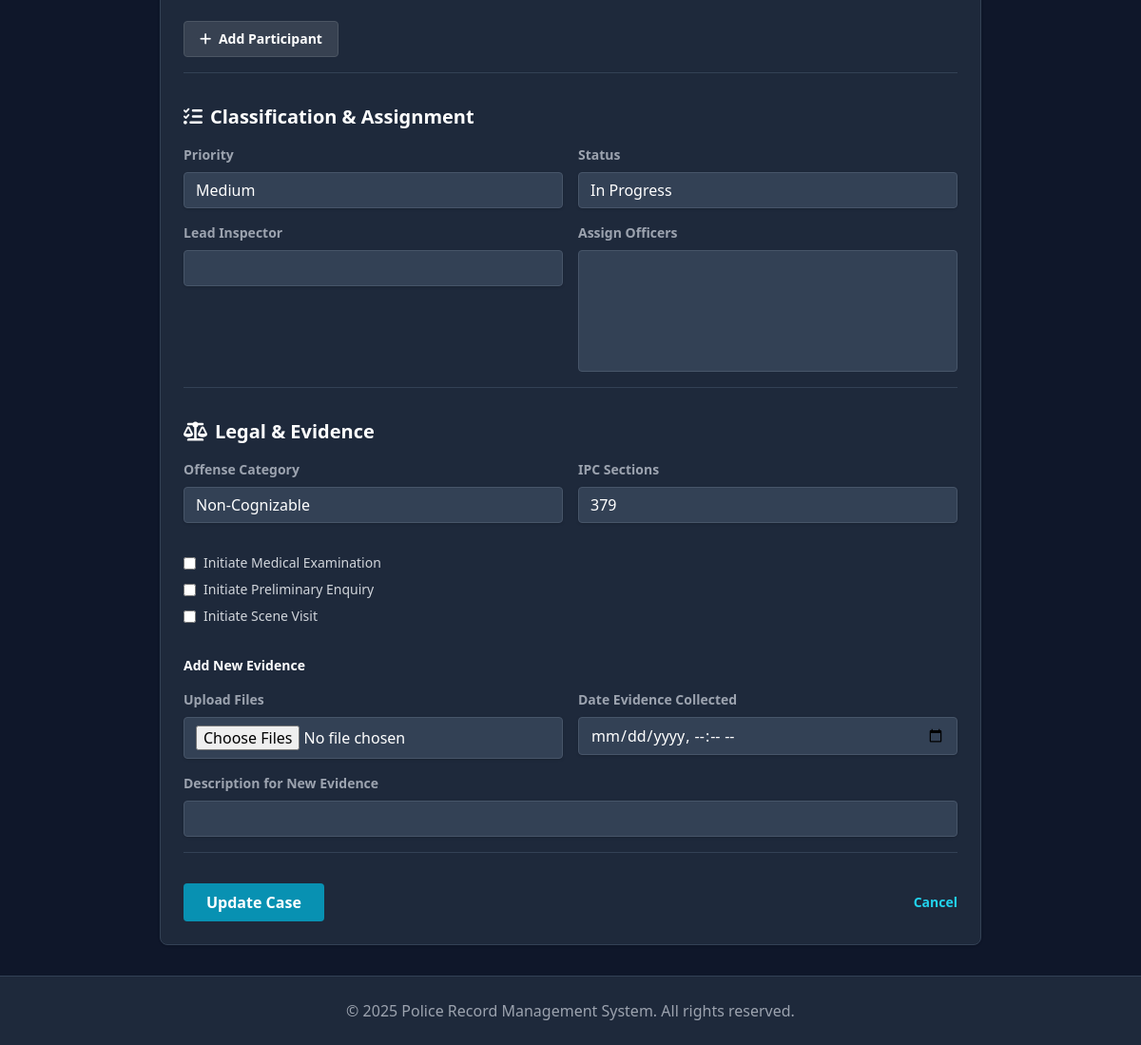
The page /cases/1/edit (signed in, lower part) on the database as committed earlier.
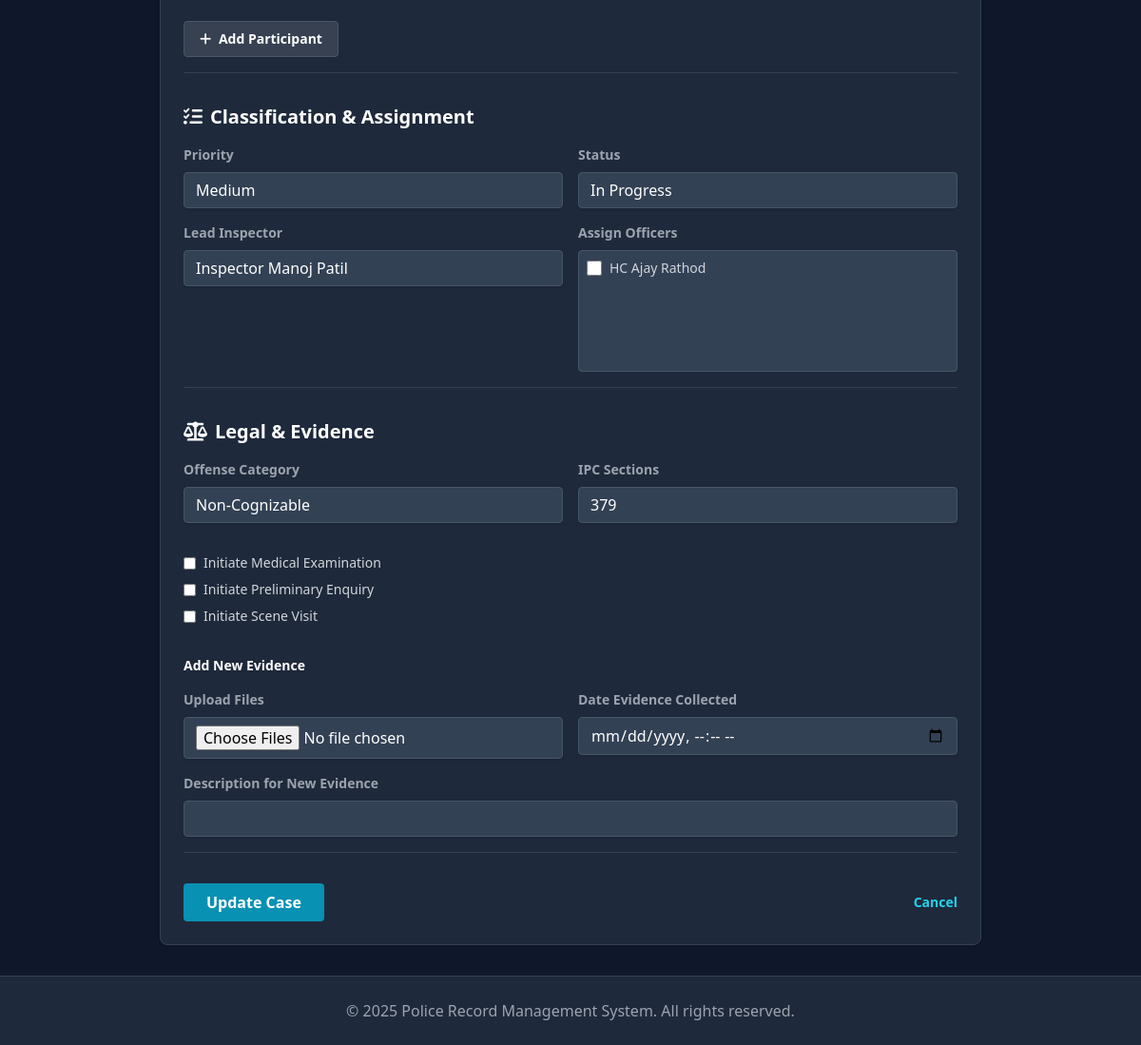
The same page on the database as committed later.
### app/models.py (models this page shows, shortened)
class Case(db.Model):
    id = db.Column(db.Integer, primary_key=True)
    station_id = db.Column(db.Integer, db.ForeignKey('station.id'), nullable=False)
    case_number = db.Column(db.String(50), unique=True, nullable=False)
    title = db.Column(db.String(200), nullable=False)
    offense_type = db.Column(db.String(100)) # Theft, Assault, Cybercrime
    short_description = db.Column(db.String(255))
    description = db.Column(db.Text, nullable=False) # Detailed Description
    incident_date = db.Column(db.DateTime)
    location = db.Column(db.String(200)) # Address
    gps_coordinates = db.Column(db.String(100)) # "Lat, Long"
    status = db.Column(db.String(50), default='Open')  # Open, In Progress, Closed, Court
    priority = db.Column(db.String(20), default='Medium')  # Low, Medium, High
    is_cognizable = db.Column(db.Boolean, default=True)
    ipc_sections = db.Column(db.String(200)) # "302, 307 IPC"
    init_medical_exam = db.Column(db.Boolean, default=False)
    init_prelim_enquiry = db.Column(db.Boolean, default=False)
    init_scene_visit = db.Column(db.Boolean, default=False)
    court_status = db.Column(db.String(50)) # Hearing, Verdict Awaited, Closed
    verdict = db.Column(db.Text)
    confidentiality_level = db.Column(db.String(20), default='Public') # Public, Restricted, Confidential
    tags = db.Column(db.Text) # JSON list or comma-separated
    related_case_ids = db.Column(db.Text) # JSON list of IDs
    created_at = db.Column(db.DateTime, default=datetime.utcnow)
    updated_at = db.Column(db.DateTime, default=datetime.utcnow, onupdate=datetime.utcnow)
    created_by_id = db.Column(db.Integer, db.ForeignKey('user.id'), nullable=False)
    assigned_officer_id = db.Column(db.Integer, db.ForeignKey('user.id')) # Lead Officer/Inspector
    station = db.relationship('Station', backref='cases')
    assignee = db.relationship('User', foreign_keys=[assigned_officer_id], backref='cases_led')
    officers = db.relationship('User', secondary=case_officers, backref='cases_assisted') # Team
    criminals = db.relationship('Criminal', secondary='case_criminal', backref=db.backref('cases', lazy=True))
    participants = db.relationship('Participant', backref='case', lazy=True, cascade="all, delete-orphan")
    firs = db.relationship('FIR', backref='case', lazy=True)
    evidence = db.relationship('Evidence', backref='case', lazy=True)
    statements = db.relationship('Statement', backref='case', lazy=True)
    updates = db.relationship('InvestigationUpdate', backref='case', lazy=True)

class User(db.Model, UserMixin):
    id = db.Column(db.Integer, primary_key=True)
    station_id = db.Column(db.Integer, db.ForeignKey('station.id'), nullable=False)
    username = db.Column(db.String(80), unique=True, nullable=False)
    email = db.Column(db.String(120), unique=True, nullable=False)
    password_hash = db.Column(db.String(255), nullable=False)
    role = db.Column(db.String(50), nullable=False)
    full_name = db.Column(db.String(120), nullable=False)
    badge_number = db.Column(db.String(50))
    inspector_id = db.Column(db.Integer, db.ForeignKey('user.id'))
    is_active = db.Column(db.Boolean, default=True)
    created_at = db.Column(db.DateTime, default=datetime.utcnow)
    station = db.relationship('Station', backref='users')
    officers = db.relationship('User', backref=db.backref('inspector', remote_side=[id]), lazy=True)
    cases_reported = db.relationship('Case', foreign_keys='Case.created_by_id', backref='reporter', lazy=True)
    firs_filed = db.relationship('FIR', foreign_keys='FIR.filed_by_id', backref='filer', lazy=True)

### app/cases/routes.py (the view, shortened to what this page needs)
@cases.route('/cases/<int:case_id>/edit', methods=['GET', 'POST'])
@login_required
def edit_case(case_id):
    case = Case.query.get_or_404(case_id)
    if current_user.role == 'officer':
        if case.assigned_officer_id != current_user.id and current_user not in case.officers:
             flash('You do not have permission to edit this case.', 'danger')
             return redirect(url_for('cases.case_detail', case_id=case_id))
    form = CaseForm(obj=case)
    inspectors = station_scoped(User.query).filter_by(role='inspector').all()
    officers = station_scoped(User.query).filter_by(role='officer').all()
    form.assigned_officer_id.choices = [(u.id, u.full_name) for u in inspectors]
    form.officer_ids.choices = [(u.id, u.full_name) for u in officers]
    form.officer_ids.data = [o.id for o in case.officers]
    return render_template('edit_case.html', form=form, case=case)

### app/models.py (called while the page is built)
@login_manager.user_loader
def load_user(user_id):
    return User.query.get(int(user_id))

### app/utils.py (called while the page is built)
def station_scoped(query):
    if not current_user.is_authenticated:
        return query.filter(False) # No access if not logged in
    return query.filter_by(station_id=current_user.station_id)

### app/templates/edit_case.html (shortened to what the changed rows need)
{% extends "base.html" %}
{% block content %}
<div class="container mx-auto px-4 max-w-4xl">
    <div class="bg-slate-800 rounded-lg shadow border border-slate-700 p-6">
        <form method="POST" enctype="multipart/form-data">
            <div class="mb-8 border-b border-slate-700 pb-4">
                <div class="grid grid-cols-1 md:grid-cols-2 gap-4">
                    <div>
                        <label class="block text-gray-400 text-sm font-bold mb-2">Priority</label>
                        {{ form.priority(class="shadow appearance-none border rounded w-full py-2 px-3 text-gray-700
                        leading-tight focus:outline-none focus:shadow-outline bg-slate-700 border-slate-600 text-white")
                        }}
                    </div>
                    <div>
                        <label class="block text-gray-400 text-sm font-bold mb-2">Status</label>
                        {{ form.status(class="shadow appearance-none border rounded w-full py-2 px-3 text-gray-700
                        leading-tight focus:outline-none focus:shadow-outline bg-slate-700 border-slate-600 text-white")
                        }}
                    </div>
                    <div>
                        <label class="block text-gray-400 text-sm font-bold mb-2">Lead Inspector</label>
                        {{ form.assigned_officer_id(class="shadow appearance-none border rounded w-full py-2 px-3
                        text-gray-700 leading-tight focus:outline-none focus:shadow-outline bg-slate-700
                        border-slate-600 text-white") }}
                    </div>
                    <div>
                        <label class="block text-gray-400 text-sm font-bold mb-2">Assign Officers</label>
                        <div class="bg-slate-700 rounded border border-slate-600 p-2 h-32 overflow-y-auto">
                            {% for value, label in form.officer_ids.choices %}
                            <div class="flex items-center mb-2 last:mb-0">
                                <input type="checkbox" name="officer_ids" value="{{ value }}" id="officer-{{ value }}"
                                    class="w-4 h-4 text-cyan-600 bg-slate-800 border-slate-500 rounded focus:ring-cyan-500 focus:ring-2"
                                    {% if value in form.officer_ids.data %}checked{% endif %}>
                                <label for="officer-{{ value }}"
                                    class="ml-2 text-sm text-gray-300 cursor-pointer select-none">{{ label }}</label>
                            </div>
                            {% endfor %}
                        </div>
                    </div>
                </div>
            </div>
            <div class="mb-8 border-b border-slate-700 pb-4">
                <div class="grid grid-cols-1 md:grid-cols-2 gap-4">
                    <div>
                        <label class="block text-gray-400 text-sm font-bold mb-2">Offense Category</label>
                        {{ form.is_cognizable(class="shadow appearance-none border rounded w-full py-2 px-3
                        text-gray-700 leading-tight focus:outline-none focus:shadow-outline bg-slate-700
                        border-slate-600 text-white") }}
                    </div>
                    <div>
                        <label class="block text-gray-400 text-sm font-bold mb-2">IPC Sections</label>
                        {{ form.ipc_sections(class="shadow appearance-none border rounded w-full py-2 px-3 text-gray-700
                        leading-tight focus:outline-none focus:shadow-outline bg-slate-700 border-slate-600 text-white")
                        }}
                    </div>
                    <div class="col-span-2 space-y-2 mt-4">
                        <div class="flex items-center">
                            {{ form.init_medical_exam(class="mr-2 leading-tight") }}
                            <label class="text-gray-300 text-sm">Initiate Medical Examination</label>
                        </div>
                        <div class="flex items-center">
                            {{ form.init_prelim_enquiry(class="mr-2 leading-tight") }}
                            <label class="text-gray-300 text-sm">Initiate Preliminary Enquiry</label>
                        </div>
                        <div class="flex items-center">
                            {{ form.init_scene_visit(class="mr-2 leading-tight") }}
                            <label class="text-gray-300 text-sm">Initiate Scene Visit</label>
                        </div>
                    </div>
                </div>
            </div>
        </form>
    </div>
</div>
{% endblock %}

Rows that differ between the two databases and show on the page:
changed Case "Medium": assigned_officer_id (not shown) → "Inspector Manoj Patil"
now on this page (row edited): User: full_name "HC Ajay Rathod"
